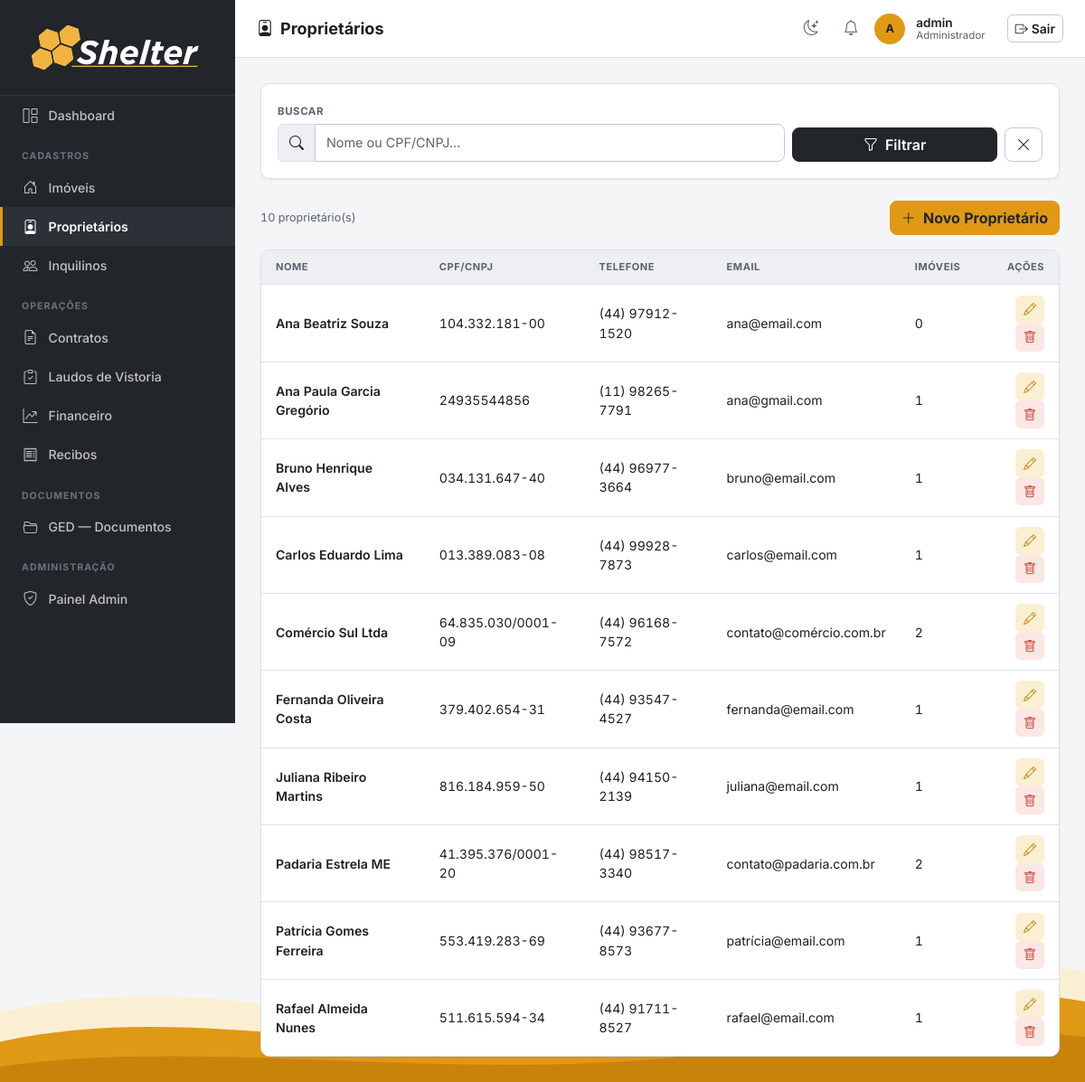
The app's page /proprietarios/ (signed in) with its own data.
### imoveis/models.py (models this page shows, shortened)
class Proprietario(models.Model):
    nome = models.CharField(max_length=200)
    cpf_cnpj = models.CharField(max_length=20, unique=True, validators=[validate_cpf_cnpj],
                                verbose_name='CPF/CNPJ')
    email = models.EmailField(blank=True)
    telefone = models.CharField(max_length=20, blank=True, validators=[validate_telefone])
    criado_em = models.DateTimeField(auto_now_add=True)
    class Meta:
        verbose_name = 'Proprietário'
        verbose_name_plural = 'Proprietários'
        ordering = ['nome']

### imoveis/views.py (the view)
# urls.py: path('proprietarios/', views.proprietario_list, name='proprietario_list'),
@login_required
def proprietario_list(request):
    q = request.GET.get('q', '')
    qs = Proprietario.objects.all()
    if q:
        qs = qs.filter(Q(nome__icontains=q) | Q(cpf_cnpj__icontains=q))
    return render(request, 'proprietarios/proprietario_list.html', {'proprietarios': qs, 'q': q})

### imoveis/context_processors.py (called while the page is built)
def notificacoes_usuario(request):
    user = getattr(request, 'user', None)
    if user is None or not user.is_authenticated:
        return {}
    ultimas = user.notificacoes.all()[:LIMITE_NOTIFICACOES_TOPBAR]
    return {'ultimas_notificacoes_usuario': ultimas}

### templates/proprietarios/proprietario_list.html (shortened to what this page needs)
{% extends 'base.html' %}
{% block page_title %}<i class="bi bi-person-badge me-2"></i>Proprietários{% endblock %}
{% block nav_proprietarios %}active{% endblock %}
{% block content %}
<div class="section-card mb-4">
  <div class="section-card-body">
    <form method="get" class="row g-2 align-items-end">
      <div class="col-12 col-md-8">
        <label class="form-label">Buscar</label>
        <div class="input-group">
          <span class="input-group-text"><i class="bi bi-search"></i></span>
          <input type="text" name="q" value="{{ q }}" class="form-control" placeholder="Nome ou CPF/CNPJ...">
        </div>
      </div>
      <div class="col-12 col-md-4 d-flex gap-2">
        <button type="submit" class="btn btn-graphite flex-fill"><i class="bi bi-funnel me-1"></i> Filtrar</button>
        <a href="{% url 'proprietario_list' %}" class="btn btn-outline-secondary"><i class="bi bi-x-lg"></i></a>
      </div>
    </form>
  </div>
</div>
<div class="d-flex justify-content-between align-items-center mb-3">
  <span class="text-muted small">{{ proprietarios.count }} proprietário(s)</span>
  <a href="{% url 'proprietario_create' %}" class="btn btn-primary">
    <i class="bi bi-plus-lg me-1"></i> Novo Proprietário
  </a>
</div>
<div class="section-card">
  <div class="table-responsive">
    <table class="table mb-0" data-sortable-table>
      <thead>
        <tr><th data-sort="text">Nome</th><th data-sort="text">CPF/CNPJ</th><th data-sort="text">Telefone</th><th data-sort="text">Email</th><th>Imóveis</th><th class="text-end">Ações</th></tr>
      </thead>
      <tbody>
        {% for p in proprietarios %}
        <tr>
          <td class="fw-semibold">{{ p.nome }}</td>
          <td>{{ p.cpf_cnpj }}</td>
          <td>{{ p.telefone|default:"—" }}</td>
          <td>{{ p.email|default:"—" }}</td>
          <td>{{ p.imoveis.count }}</td>
          <td class="text-end">
            <a href="{% url 'proprietario_edit' p.pk %}" class="btn btn-sm btn-outline-primary"><i class="bi bi-pencil"></i></a>
            <button class="btn btn-sm btn-outline-danger" data-bs-toggle="modal" data-bs-target="#del{{ p.pk }}"><i class="bi bi-trash"></i></button>
          </td>
        </tr>
        {% empty %}
        <tr>
          <td colspan="6" class="border-0">
            <div class="empty-state"><i class="bi bi-inbox"></i>Nenhum proprietário cadastrado.</div>
          </td>
        </tr>
        {% endfor %}
      </tbody>
    </table>
  </div>
</div>
{% endblock %}

### templates/base.html (shortened to what this page needs)
{% load static %}
{% load imoveis_tags %}
<!DOCTYPE html>
<html lang="pt-BR">
<head>
  <link rel="stylesheet" href="https://cdn.jsdelivr.net/npm/bootstrap@5.3.3/dist/css/bootstrap.min.css">
  <link rel="stylesheet" href="https://cdn.jsdelivr.net/npm/bootstrap-icons@1.11.3/font/bootstrap-icons.min.css">
  <link rel="stylesheet" href="https://cdn.jsdelivr.net/npm/flatpickr/dist/flatpickr.min.css">
  <link rel="stylesheet" href="{% static 'css/shelter.css' %}">
</head>
<body>
<nav id="sidebar">
  <div class="sidebar-brand">
    <img src="{% static 'assets/Shelter_LOGO_white.svg' %}" alt="Shelter" class="brand-full">
  </div>
  <ul class="nav flex-column">
    <li class="nav-item">
      <a class="nav-link {% block nav_dashboard %}{% endblock %}" href="{% url 'dashboard' %}" title="Dashboard">
        <i class="bi bi-grid-1x2"></i> <span class="nav-text">Dashboard</span>
      </a>
    </li>
    <li><span class="nav-section-label">Cadastros</span></li>
    <li class="nav-item">
      <a class="nav-link {% block nav_imoveis %}{% endblock %}" href="{% url 'imovel_list' %}" title="Imóveis">
        <i class="bi bi-house-door"></i> <span class="nav-text">Imóveis</span>
      </a>
    </li>
    <li class="nav-item">
      <a class="nav-link {% block nav_proprietarios %}{% endblock %}" href="{% url 'proprietario_list' %}" title="Proprietários">
        <i class="bi bi-person-badge"></i> <span class="nav-text">Proprietários</span>
      </a>
    </li>
    <li class="nav-item">
      <a class="nav-link {% block nav_inquilinos %}{% endblock %}" href="{% url 'inquilino_list' %}" title="Inquilinos">
        <i class="bi bi-people"></i> <span class="nav-text">Inquilinos</span>
      </a>
    </li>
    <li><span class="nav-section-label">Operações</span></li>
    <li class="nav-item">
      <a class="nav-link {% block nav_contratos %}{% endblock %}" href="{% url 'contrato_list' %}" title="Contratos">
        <i class="bi bi-file-earmark-text"></i> <span class="nav-text">Contratos</span>
      </a>
    </li>
    <li class="nav-item">
      <a class="nav-link {% block nav_laudos %}{% endblock %}" href="{% url 'laudo_list' %}" title="Laudos de Vistoria">
        <i class="bi bi-clipboard-check"></i> <span class="nav-text">Laudos de Vistoria</span>
      </a>
    </li>
    {% if perms.imoveis.pode_acessar_financeiro %}
    <li class="nav-item">
      <a class="nav-link {% block nav_financeiro %}{% endblock %}" href="{% url 'lancamento_list' %}" title="Financeiro">
        <i class="bi bi-graph-up-arrow"></i> <span class="nav-text">Financeiro</span>
      </a>
    </li>
    {% endif %}
    <li class="nav-item">
      <a class="nav-link {% block nav_recibos %}{% endblock %}" href="{% url 'recibo_list' %}" title="Recibos">
        <i class="bi bi-receipt"></i> <span class="nav-text">Recibos</span>
      </a>
    </li>
    <li><span class="nav-section-label">Documentos</span></li>
    <li class="nav-item">
      <a class="nav-link {% block nav_documentos %}{% endblock %}" href="{% url 'documentos' %}" title="GED — Documentos">
        <i class="bi bi-folder2-open"></i> <span class="nav-text">GED — Documentos</span>
      </a>
    </li>
    {% if user.is_staff %}
    <li><span class="nav-section-label">Administração</span></li>
    <li class="nav-item">
      <a class="nav-link" href="{% url 'admin:index' %}" title="Painel Admin">
        <i class="bi bi-shield-check"></i> <span class="nav-text">Painel Admin</span>
      </a>
    </li>
    {% endif %}
  </ul>
</nav>
<header id="topbar">
  <span class="page-title">{% block page_title %}{% endblock %}</span>
  <div class="user-info ms-auto">
    <button type="button" class="icon-btn" id="theme-toggle" title="Alternar tema claro/escuro" aria-label="Alternar tema claro/escuro">
      <i class="bi bi-moon-stars"></i>
    </button>
    <div class="dropdown notif-dropdown">
      <button class="icon-btn" type="button" id="notifDropdown" data-bs-toggle="dropdown"
              aria-expanded="false" title="Notificações" aria-label="Notificações">
        <i class="bi bi-bell"></i>
      </button>
    </div>
    <div class="user-avatar">
      {{ user.get_short_name|default:user.username|first|upper }}
    </div>
    <div class="ms-1">
      <div class="user-name">{{ user.get_short_name|default:user.username }}</div>
      <div class="user-role">{% if user.is_superuser %}Administrador{% elif user|has_group:"Owner" %}Owner{% else %}Comum{% endif %}</div>
    </div>
    <form method="post" action="{% url 'logout' %}" class="d-inline ms-3">
      <button type="submit" class="btn btn-outline-secondary btn-sm">
        <i class="bi bi-box-arrow-right me-1"></i>Sair
      </button>
    </form>
  </div>
</header>
<main id="main-content">
  {% block content %}{% endblock %}
</main>
<div class="page-wave" aria-hidden="true">
</div>
</body>
</html>

### records on screen
Proprietario: nome "Ana Beatriz Souza", cpf_cnpj "104.332.181-00", telefone "(44) 97912-1520", email "ana@email.com", imoveis.count "0"
Proprietario: nome "Ana Paula Garcia Gregório", cpf_cnpj "24935544856", telefone "(11) 98265-7791", email "ana@gmail.com", imoveis.count "1"
Proprietario: nome "Bruno Henrique Alves", cpf_cnpj "034.131.647-40", telefone "(44) 96977-3664", email "bruno@email.com", imoveis.count "1"
Proprietario: nome "Carlos Eduardo Lima", cpf_cnpj "013.389.083-08", telefone "(44) 99928-7873", email "carlos@email.com", imoveis.count "1"
Proprietario: nome "Comércio Sul Ltda", cpf_cnpj "64.835.030/0001-09", telefone "(44) 96168-7572", email "contato@comércio.com.br", imoveis.count "2"
Proprietario: nome "Fernanda Oliveira Costa", cpf_cnpj "379.402.654-31", telefone "(44) 93547-4527", email "fernanda@email.com", imoveis.count "1"
Proprietario: nome "Juliana Ribeiro Martins", cpf_cnpj "816.184.959-50", telefone "(44) 94150-2139", email "juliana@email.com", imoveis.count "1"
Proprietario: nome "Padaria Estrela ME", cpf_cnpj "41.395.376/0001-20", telefone "(44) 98517-3340", email "contato@padaria.com.br", imoveis.count "2"
Proprietario: nome "Patrícia Gomes Ferreira", cpf_cnpj "553.419.283-69", telefone "(44) 93677-8573", email "patrícia@email.com", imoveis.count "1"
Proprietario: nome "Rafael Almeida Nunes", cpf_cnpj "511.615.594-34", telefone "(44) 91711-8527", email "rafael@email.com", imoveis.count "1"

### other values on screen
{{ user.get_short_name|default:user.username|first|upper }} "A"
{{ user.get_short_name|default:user.username }} "admin"
{{ proprietarios.count }} "10"
